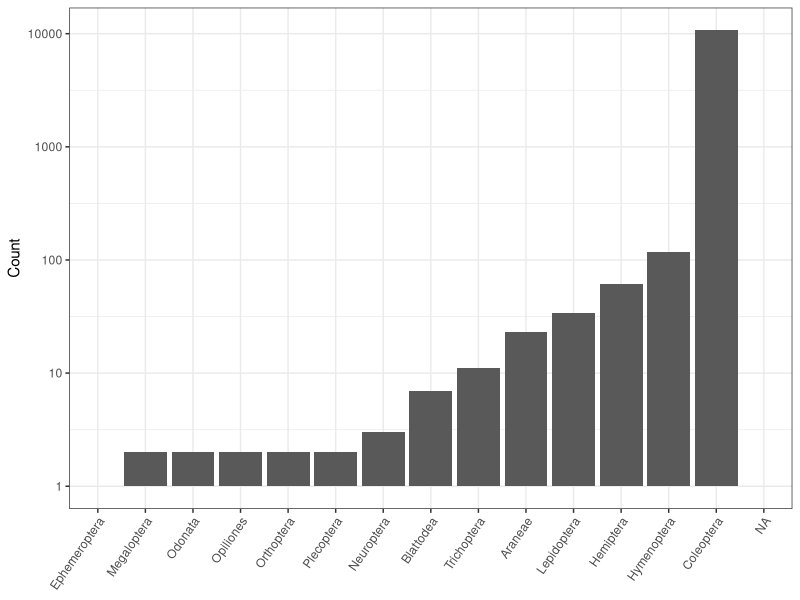
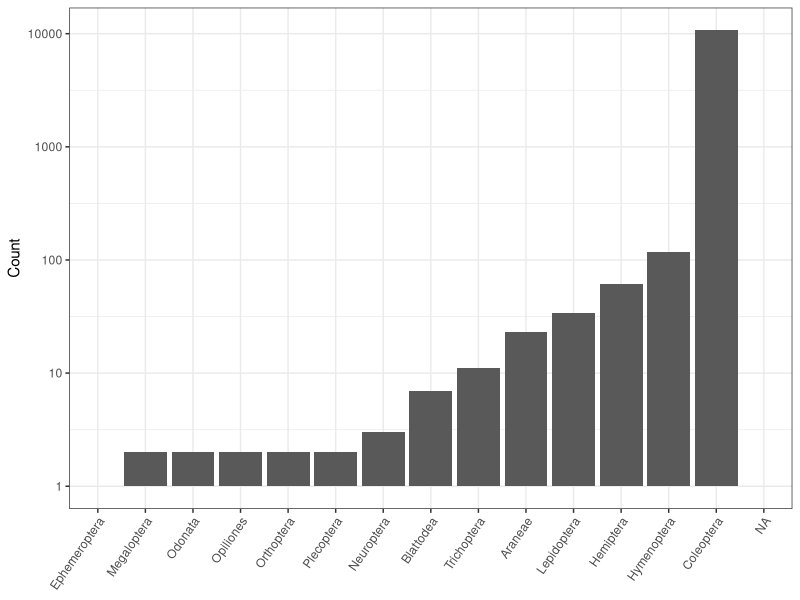
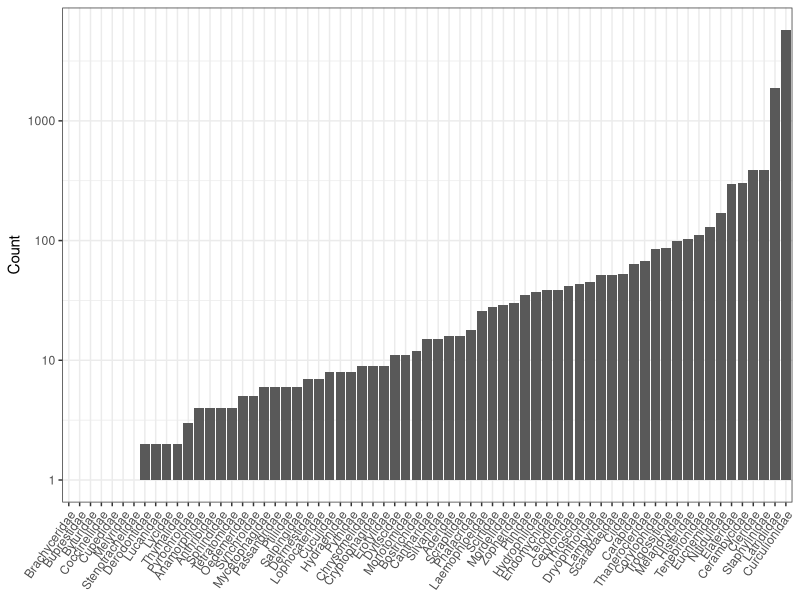
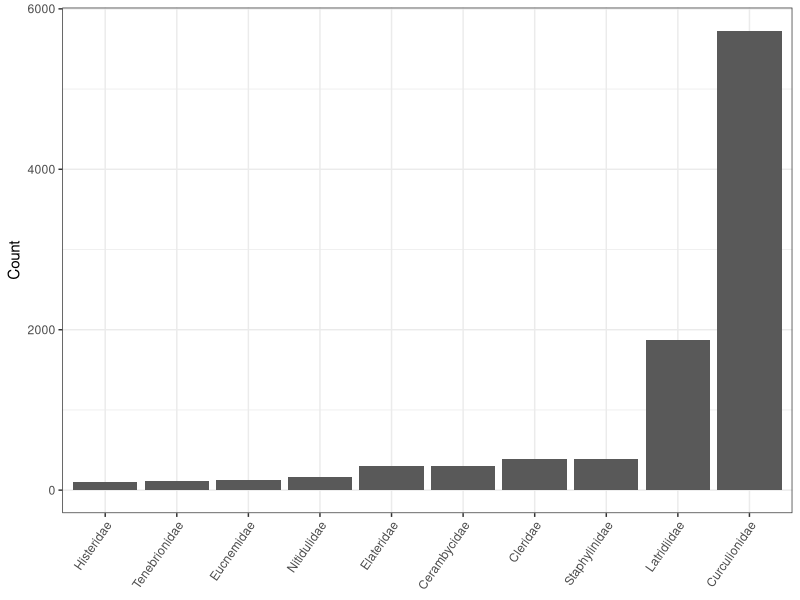
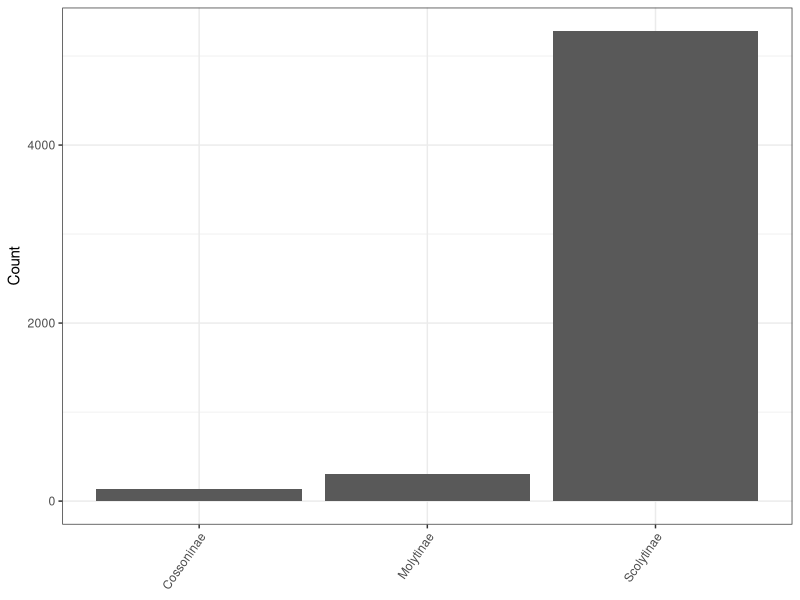
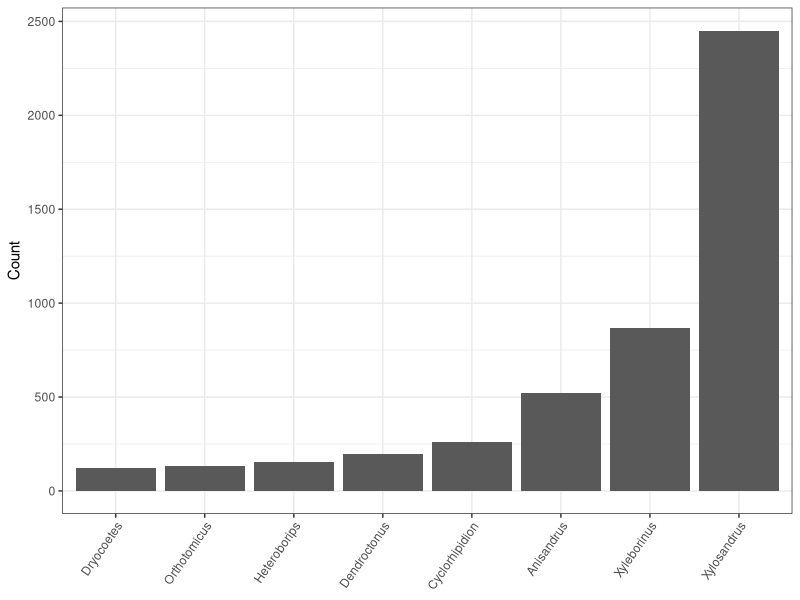

R code for these plots, in order:
library(dplyr)
library(tidyr)
library(ggplot2)
library(vegan)

sp_tab = read.csv("data/2024_insect_data/insect_species_tab.csv")
head(sp_tab)
str(sp_tab)

# some data ops
# first get sum on orders
sp_tab %>% 
    dplyr::group_by(Order) %>%
    summarise(across(where(is.numeric), sum)) %>%
    pivot_longer(cols = -Order, names_to = "sampleID", values_to = "Count") %>%
    group_by(Order) %>%
    summarize(Count = sum(Count)) -> global_order_sum

    global_order_sum %>%
    ggplot(., aes(x = reorder(Order, Count), y = Count)) +
        geom_col() +
        theme_bw() +
        scale_y_log10() +
        theme(
            axis.text.x = element_text(angle = 55, hjust = 1),
            axis.title.x = element_blank()
        ) -> p1
p1
pdf("figures/insect_comps_2024/order_global.pdf", height = 3.5)
p1
dev.off()

sp_tab %>% 
    filter(Order == "Coleoptera") %>%
    dplyr::group_by(Family) %>%
    summarise(across(where(is.numeric), sum)) %>%
    pivot_longer(cols = -Family, names_to = "sampleID", values_to = "Count") %>%
    group_by(Family) %>%
    summarize(Count = sum(Count)) %>%
    ggplot(., aes(x = reorder(Family, Count), y = Count)) +
        geom_col() +
        theme_bw() +
        scale_y_log10() +
        theme(
            axis.text.x = element_text(angle = 55, hjust = 1),
            axis.title.x = element_blank()
        ) -> p2
pdf("figures/insect_comps_2024/Coleoptera_family_global.pdf", height = 3.5, width = 12)
p2
dev.off()

sp_tab %>% 
    filter(Order == "Coleoptera") %>%
    dplyr::group_by(Family) %>%
    summarise(across(where(is.numeric), sum)) %>%
    pivot_longer(cols = -Family, names_to = "sampleID", values_to = "Count") %>%
    group_by(Family) %>%
    summarize(Count = sum(Count)) %>%
    filter(Count > 100) %>%
    ggplot(., aes(x = reorder(Family, Count), y = Count)) +
        geom_col() +
        theme_bw() +
        #scale_y_log10() +
        theme(
            axis.text.x = element_text(angle = 55, hjust = 1),
            axis.title.x = element_blank()
        ) -> p3

pdf("figures/insect_comps_2024/Coleoptera_family_global_gt100count.pdf", height = 3.5, width = 7)
p3
dev.off()


sp_tab %>% 
    filter(Family == "Curculionidae") %>%
    #filter(Family == "Latridiidae") %>%
    dplyr::group_by(Subfamily) %>%
    summarise(across(where(is.numeric), sum)) %>%
    pivot_longer(cols = -Subfamily, names_to = "sampleID", values_to = "Count") %>%
    group_by(Subfamily) %>%
    summarize(Count = sum(Count)) %>%
    filter(Count > 100) %>%
    ggplot(., aes(x = reorder(Subfamily, Count), y = Count)) +
        geom_col() +
        theme_bw() +
        #scale_y_log10() +
        theme(
            axis.text.x = element_text(angle = 55, hjust = 1),
            axis.title.x = element_blank()
        ) -> p4

pdf("figures/insect_comps_2024/Curculionidae_subfamily_global.pdf", height = 3.5, width = 7)
p4
dev.off()


sp_tab %>% 
    filter(Subfamily == "Scolytinae") %>%
    dplyr::group_by(Genus) %>%
    summarise(across(where(is.numeric), sum)) %>%
    pivot_longer(cols = -Genus, names_to = "sampleID", values_to = "Count") %>%
    group_by(Genus) %>%
    summarize(Count = sum(Count)) %>%
    filter(Count > 100) %>%
    ggplot(., aes(x = reorder(Genus, Count), y = Count)) +
        geom_col() +
        theme_bw() +
        #scale_y_log10() +
        theme(
            axis.text.x = element_text(angle = 55, hjust = 1),
            axis.title.x = element_blank()
        ) -> p5

pdf("figures/insect_comps_2024/Scolytinae_genera_global.pdf", height = 3.5, width = 7)
p5
dev.off()
